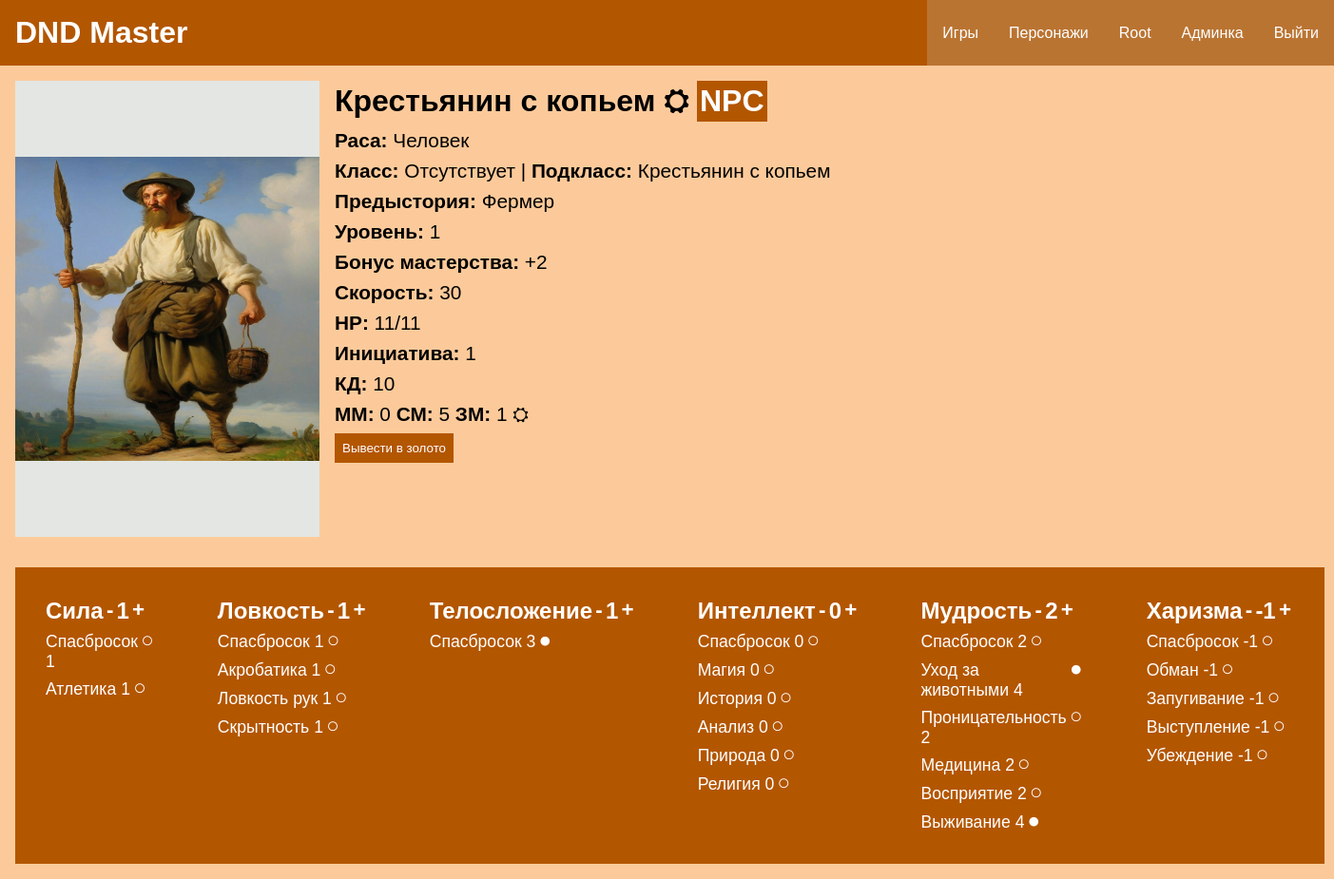
Page /characters/krestjanin-s-kopem_chelovek_root/ (signed in) on the earlier database version.
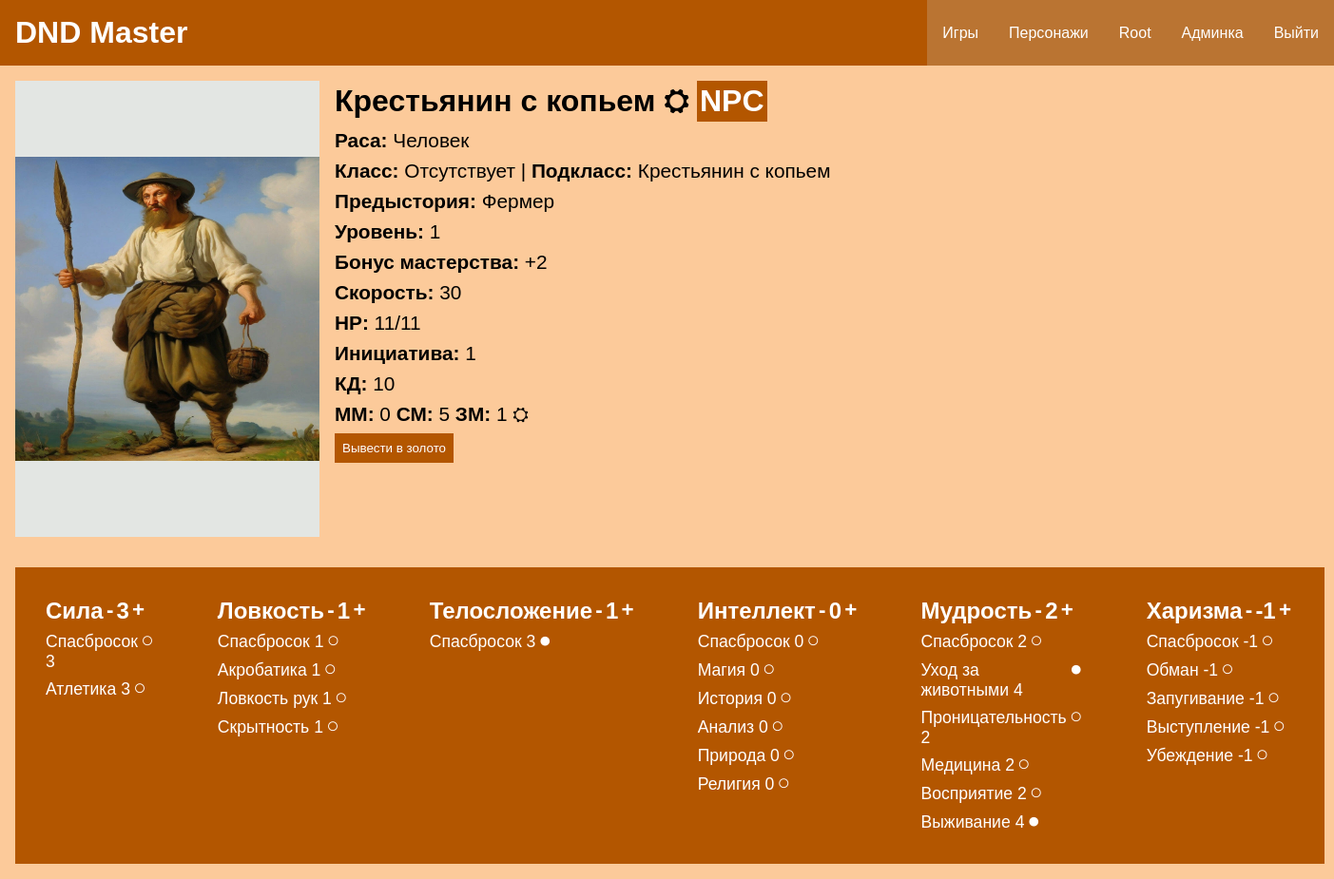
Same page on the later database version.
### characterapp/models.py (models this page shows, shortened)
class Character(models.Model):
    name = models.CharField(max_length=100, verbose_name="Имя")
    dnd_class = models.ForeignKey(DndClass, on_delete=models.PROTECT, null=True, verbose_name="Класс")
    dnd_subclass = models.CharField(max_length=100, verbose_name="Подкласс", null=True, blank=True)
    race = models.ForeignKey(Race, on_delete=models.PROTECT, null=True, verbose_name="Раса")
    background = models.ForeignKey(Background, on_delete=models.PROTECT, null=True, verbose_name="Предыстория")
    max_hp = models.IntegerField(default=0, verbose_name="Max hp", validators=[MinValueValidator(0)])
    hp = models.IntegerField(default=0, verbose_name="HP", validators=[MinValueValidator(0)])
    armor_class = models.IntegerField(default=0, verbose_name="КД", validators=[MinValueValidator(0)])
    initiative = models.IntegerField(null=True, verbose_name="Инициатива")
    cooper_coins = models.IntegerField(default=0, verbose_name="ММ", validators=[MinValueValidator(0)])
    silver_coins = models.IntegerField(default=0, verbose_name="СМ", validators=[MinValueValidator(0)])
    gold_coins = models.IntegerField(default=0, verbose_name="ЗМ", validators=[MinValueValidator(0)])
    is_player = models.BooleanField(verbose_name="Игрок")
    player_name = models.CharField(max_length=100, null=True, verbose_name="Имя игрока", blank=True)
    image = models.ImageField(upload_to="characters/", null=True, blank=True, verbose_name="Изображение")
    user = models.ForeignKey(get_user_model(), null=True, blank=True, on_delete=models.PROTECT)
    level = models.IntegerField(default=1, verbose_name="Уровень", validators=[MinValueValidator(1)])
    speed = models.IntegerField(default=0, verbose_name="Скорость", validators=[MinValueValidator(0)])
    proficient_bonus = models.IntegerField(default=2, verbose_name="Бонус мастерства")
    slug = models.SlugField(null=True, blank=True)
    class Meta:
        unique_together = ('name', 'race', 'user')
        verbose_name = "Персонаж"
        verbose_name_plural = "Персонажи"
    def get_update_url(self):
        return reverse('characters:character-update', kwargs={'pk': self.pk})
    def get_coin_update_url(self):
        return reverse('characters:coin-update', kwargs={'pk': self.pk})
    def get_go_to_gold_url(self):
        return reverse('characters:go-to-gold', kwargs={'pk': self.pk})

class Ability(models.Model):
    class AbilityType(models.TextChoices):
        STR = 'STR', 'Сила'
        DEX = 'DEX', 'Ловкость'
        CON = 'CON', 'Телосложение'
        INT = 'INT', 'Интеллект'
        WIS = 'WIS', 'Мудрость'
        CHR = 'CHR', 'Харизма'
    ability = models.CharField(max_length=3, choices=AbilityType.choices, verbose_name="Навык")
    value = models.IntegerField(default=0, verbose_name="Характеристика")
    is_proficient = models.BooleanField(verbose_name="Профильное", default=False)
    character = models.ForeignKey(Character, on_delete=models.PROTECT, verbose_name="Персонаж", related_name="abilities")
    saving_throw = models.IntegerField(default=0, verbose_name="Спас бросок")
    class Meta:
        unique_together = ('character', 'ability')
        verbose_name = "Навык"
        verbose_name_plural = "Навыки"

class Skill(models.Model):
    class SkillType(models.TextChoices):
        ATH = 'ATH', 'Атлетика'
        ACR = 'ACR', 'Акробатика'
        SOH = 'SOH', 'Ловкость рук'
        STL = 'STL', 'Скрытность'
        ARC = 'ARC', 'Магия'
        HIS = 'HIS', 'История'
        INV = 'INV', 'Анализ'
        NAT = 'NAT', 'Природа'
        REL = 'REL', 'Религия'
        ANH = 'ANH', 'Уход за животными'
        INS = 'INS', 'Проницательность'
        MED = 'MED', 'Медицина'
        PER = 'PER', 'Восприятие'
        SUR = 'SUR', 'Выживание'
        DEC = 'DEC', 'Обман'
        IND = 'IND', 'Запугивание'
        PRF = 'PRF', 'Выступление'
        PRS = 'PRS', 'Убеждение'
    skill = models.CharField(max_length=3, choices=SkillType.choices, verbose_name="Скилл")
    value = models.IntegerField(default=0, verbose_name="Характеристика")
    is_proficient = models.BooleanField(verbose_name="Профильное", default=False)
    ability = models.ForeignKey(Ability, on_delete=models.PROTECT, verbose_name="Навык", related_name="skills")
    class Meta:
        unique_together = ('ability', 'skill')
        verbose_name = "Скилл"
        verbose_name_plural = "Скиллы"

### bookdata/models.py (models this page shows)
class Race(models.Model):
    name = models.CharField(max_length=100, verbose_name="Имя")
    image = models.ImageField(upload_to="bookdata/races/", null=True, blank=True, verbose_name="Изображение")
    class Meta:
        verbose_name = "Раса"
        verbose_name_plural = "Расы"
    def __str__(self):
        return self.name

class DndClass(models.Model):
    name = models.CharField(max_length=100, verbose_name="Имя")
    image = models.ImageField(upload_to="bookdata/classes/", null=True, blank=True, verbose_name="Изображение")
    class Meta:
        verbose_name = "Класс"
        verbose_name_plural = "Классы"
    def __str__(self):
        return self.name

class Background(models.Model):
    name = models.CharField(max_length=100, verbose_name="Имя")
    image = models.ImageField(upload_to="bookdata/backgrounds/", null=True, blank=True, verbose_name="Изображение")
    class Meta:
        verbose_name = "Происхождение"
        verbose_name_plural = "Происхождения"
    def __str__(self):
        return self.name

### characterapp/views.py (the view)
# urls.py: path('<slug:slug>/', views.CharacterDetailView.as_view(), name='character-detail'),
class CharacterDetailView(LoginRequiredMixin, UserPassesTestMixin, DetailView):
    model = Character
    context_object_name = 'character'
    template_name = 'characterapp/character_detail.html'
    def test_func(self):
        return (self.request.user == self.get_object().user) or (not self.get_object().is_player)
    def get_context_data(self, **kwargs):
        context = super().get_context_data(**kwargs)
        context['title'] = self.object.name
        return context

### characterapp/templates/characterapp/character_detail.html (shortened to what this page needs)
{% extends 'base.html' %}
{% block content %}
<div class="detail_page_div">
    <div class="character_detail_base">
        {% if character.image %}
        <img src="{{character.image.url}}">
        {% else %}
        <img src="/media/staticmedia/image-placeholder-vertical.jpg">
        {% endif %}
        <div class="character_detail_info">
            <h1>
                {{character.name}} <a href="{{character.get_update_url}}">⛭</a>{% if not character.is_player %} <span class="npc_sign">NPC</span> {% endif %}
            </h1>
            <p><b>Раса: </b>{{character.race}}</p>
            <p><b>Класс: </b>{{character.dnd_class}} | <b>Подкласс: </b>{{character.dnd_subclass}}</p>
            <p><b>Предыстория: </b>{{character.background}}</p>
            <p><b>Уровень: </b>{{character.level}}</p>
            <p><b>Бонус мастерства: </b>+{{character.proficient_bonus}}</p>
            <p><b>Скорость: </b>{{character.speed}}</p>
            <p><b>HP: </b>{{character.hp}}/{{character.max_hp}}</p>
            <p><b>Инициатива: </b>{{character.initiative}}</p>
            <p><b>КД: </b>{{character.armor_class}}</p>
            <p><b>ММ: </b>{{character.cooper_coins}} <b>СМ: </b>{{character.silver_coins}} <b>ЗМ: </b>{{ character.gold_coins }} <a href="{{character.get_coin_update_url}}">⛭</a></p>
            <form method="post" action="{{character.get_go_to_gold_url}}" class="go_to_gold_form">
                <button>Вывести в золото</button>
            </form>
        </div>
    </div>
    <div class="character_ability_collection">
        {% for ability in character.abilities.all %}
        <div class="ability_div">
            <div class="ability_element">
                <h2>{{ability.get_ability_display}}</h2>
                <form method="post" action="{% url 'characters:character-decrease-ability' ability.id %}">
                    <button>-</button>
                </form>
                <h2>{{ability.value}}</h2>
                <form method="post" action="{% url 'characters:character-increase-ability' ability.id %}">
                    <button>+</button>
                </form>
            </div>
            <div class="skill_div">
                <div class="skill_element">
                    <p>Спасбросок {{ability.saving_throw}}</p>
                    <form method="post" action="{% url 'characters:make-proficient-ability' ability.id %}">
                        <button>{% if ability.is_proficient %} ● {% else %} ○ {% endif %}</button>
                    </form>
                </div>
                {% for skill in ability.skills.all %}
                <div class="skill_element">
                    <p>{{ skill.get_skill_display }}  {{ skill.value }}</p>
                    <form method="post" action="{% url 'characters:make-proficient-skill' skill.id %}">
                        <button>{% if skill.is_proficient %} ● {% else %} ○ {% endif %}</button>
                    </form>
                </div>
                {% endfor %}
            </div>
        </div>
        {% endfor %}
    </div>
</div>
{% endblock %}

### templates/base.html (shortened to what this page needs)
{% load static %}
<!DOCTYPE html>
<html lang="en">
<head>
    <link rel="stylesheet" type="text/css" href="{% static 'characterapp/css/style.css' %}">
</head>
<body>
<header>
    <h1 class="header_h">DND Master</h1>
    <div class="header_links">
        <a href="{% url 'game:game-list' %}">Игры</a>
        <a href="{% url 'characters:character-list' %}">Персонажи</a>
        {% if request.user.is_authenticated %}
        <a href="{% url 'users:update' %}">{{request.user.username|capfirst}}</a>
        {% if request.user.is_staff %}
        <a href="{% url 'admin:index' %}">Админка</a>
        {% endif %}
        <a href="{% url 'users:logout' %}">Выйти</a>
        {% else %}
        <a href="{% url 'users:login' %}">Войти</a>
        <a href="{% url 'users:register' %}">Регистрация</a>
        {% endif %}
    </div>
</header>
<main>
    {% block content %}
    {% endblock %}
</main>
</body>
</html>

### characterapp/static/characterapp/css/style.css (style rules this page uses)
:root { --primary_background: #b35600; --link_secondary:#ba7432; --link_active: #faab61; --main_background: #fcca9a; --simple_background: #e3e6e3; }
html { min-height: 100%; }
body { min-height: 100vh; }
html, body { display: flex; flex-direction: column; }
* { padding: 0; margin: 0; font-family: sans-serif; }
header { background: var(--primary_background); display: flex; justify-content: space-between; }
.header_h { color: white; padding: 1rem; }
.header_links { display: flex; height: 100dp; }
.header_links a { display: block; height: 100%; align-content: center; background: var(--link_secondary); text-decoration: none; color: white; padding-right: 1rem; padding-left: 1rem; }
.detail_page_div { background: var(--main_background); min-height: calc(100vh - 6.3rem); padding: 1rem; }
.character_detail_base { display: flex; }
.character_detail_base img { width: 20rem; height: 30rem; object-fit: contain; background: var(--simple_background); }
.character_detail_info { padding-left: 1rem; }
.character_detail_info a { text-decoration: none; color: black; }
.character_detail_info p { margin-top: 0.5rem; font-size: 1.3rem; }
.go_to_gold_form { margin-top: 0.5rem; }
.go_to_gold_form button { padding: 0.5rem; background: var(--primary_background); color: white; border-style: none; cursor: pointer; transition: background 30ms ease-in-out; }
.character_ability_collection { margin-top: 2rem; display: flex; justify-content: space-around; }
.ability_div { padding: 2rem; background: var(--primary_background); color: white; }
.ability_element, .skill_element { display: flex; }
.ability_element h2, .skill_element p { margin-right: 0.2rem; }
.ability_element button { margin-right: 0.2rem; cursor: pointer; background: none; font-weight: bold; border-style: none; color: white; font-size: 1.4rem; }
.skill_element button { margin-right: 0.2rem; cursor: pointer; background: none; font-weight: bold; border-style: none; color: white; margin-top: 0.25rem; font-size: 1.4rem; }
.skill_div p { font-size: 1.1rem; margin-top: 0.5rem; }
.npc_sign { display: inline-block; background: var(--primary_background); color: white; padding: 0.2rem; }

Differences in the rows shown:
changed Ability "Сила": value "1" → "3"; saving_throw "1" → "3"
changed Skill "Атлетика": value "1" → "3"
